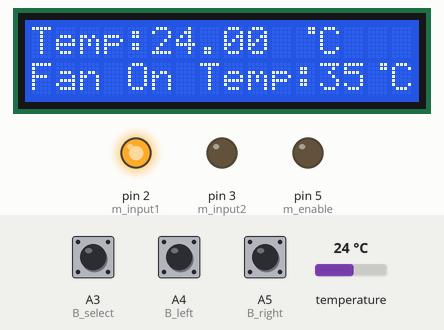
Recording of a sketch running on a simulated Arduino Uno, built with avr-gcc and run on an emulated ATmega328P. Shown: 16×2 character LCD, output pins drawn as LEDs (lit = HIGH). The inputs (shaded band) are chosen by the test bench; at power-on: A3 (B_select) HIGH, temperature 24 °C, A4 (B_left) HIGH, A5 (B_right) HIGH. What the sketch prints to the serial monitor is not drawn.

Above: at 1.2 s.
1.3 s: A3 (B_select) pulled LOW for 3.2 s
At 2.5 s:
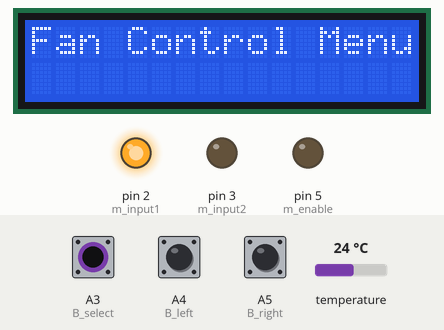
6.0 s: temperature set to 34.4 °C
At 7.6 s:
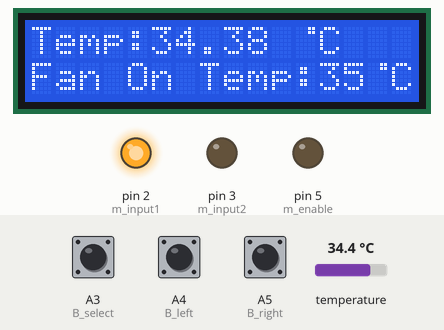
8.7 s: temperature set to 35.4 °C
At 10.8 s:
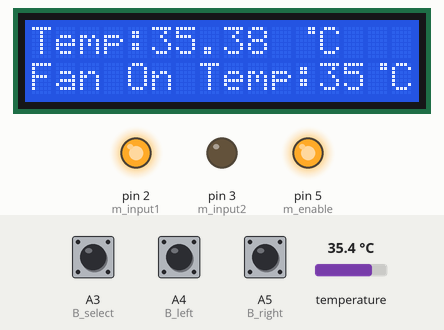
11.3 s: A3 (B_select) pulled LOW for 1.45 s
At 14.5 s:
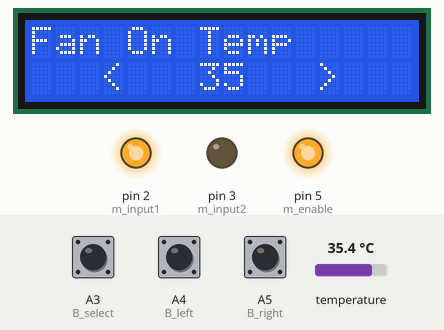
14.8 s: A4 (B_left) pulled LOW for 1.45 s
At 16.9 s:
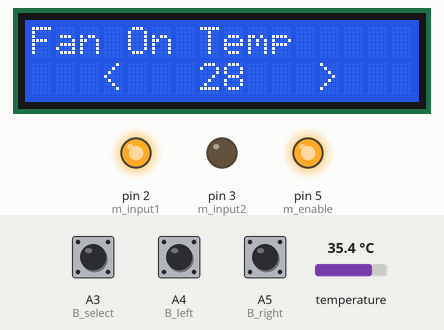
17.7 s: A5 (B_right) pulled LOW for 3.2 s
At 22.0 s:
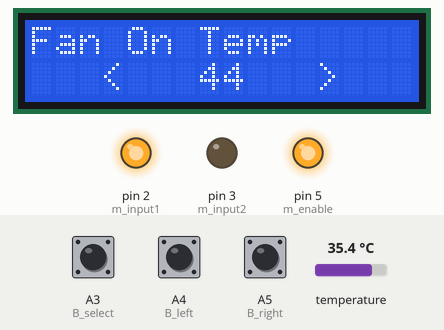
Timing chart, 0 to 23.4 s (numbered marks = the images above; inputs shaded):
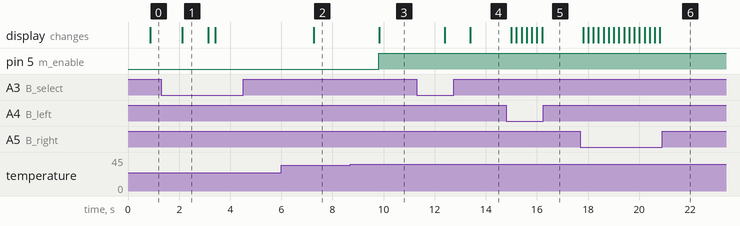

Measured:
- the behaviour switches between 34.9 and 35 °C on temperature (found by bisection; images 2 and 3)
- after the input at 1.3 s, the display: changes after 0.83 s (image 1)
- after the input at 6.0 s, the display: changes after 1.3 s (image 2)
- after the input at 8.7 s, pin 5 (m_enable): LOW → HIGH after 1.1 s; the display: changes after 1.1 s (image 3)
- after the input at 11.3 s, the display: first changes after 1.1 s (image 4 shows a later state)
- after the input at 14.8 s, the display: first changes after 0.20 s (image 5 shows a later state)
- after the input at 17.7 s, the display: first changes after 0.11 s (image 6 shows a later state)

The sketch:

EMI_Project_v3.ino
```cpp
#include <OneWire.h>
#include <DallasTemperature.h>
#include <LiquidCrystal.h>

byte dot[] = {
  B00011,
  B00011,
  B00000,
  B00000,
  B00000,
  B00000,
  B00000,
  B00000
};


#define ONE_WIRE_BUS 4

const int rs = 12, en = 11, d4 = 9, d5 = 8, d6 = 7, d7 = 6;
LiquidCrystal lcd(rs, en, d4, d5, d6, d7);

OneWire oneWire(ONE_WIRE_BUS);

DallasTemperature sensors(&oneWire);

short m_input1 = 2;
short m_input2 = 3;
short m_enable = 5;
short B_select = A3;
short B_left = A4;
short B_right = A5;

//***********************
//short T_sence = A0;
//float temp_in;
//*******************************

float tem;
short temp_cut_off = 35;


void setup(void) {

  Serial.begin(9600);

  pinMode(m_input1, OUTPUT);
  pinMode(m_input2, OUTPUT);
  pinMode(m_enable, OUTPUT);

//****************************
//pinMode(T_sence, INPUT);
//***************************

  pinMode(B_select, INPUT_PULLUP);
  pinMode(B_left, INPUT_PULLUP);
  pinMode(B_right, INPUT_PULLUP);

  sensors.begin();
  lcd.begin(16, 2);
  lcd.createChar(1, dot);

  digitalWrite(m_input1, HIGH);
  digitalWrite(m_input2, LOW);
}

void loop(void) {

  sensors.requestTemperatures();
  tem = (sensors.getTempCByIndex(0));

//********************************************
 // temp_in = analogRead(T_sence);
 // temp_in = temp_in * 0.004882813;
 // tem = (temp_in * 100);
//*******************************************

  //Read value of select button
  if (digitalRead(B_select) == LOW) {
    M_Menu();
  }

  if (tem >= temp_cut_off) {
    digitalWrite(m_enable, HIGH);
  }

  else {
    digitalWrite(m_enable, 0);
  }

  Serial.println("Temperature in Celsius: ");
  Serial.println(tem);

  //Function for print value of sensor in LCD
  Temp_LCD_Print();
  delay(500);
}


//FUnction start
void Temp_LCD_Print(void) {
  sensors.getTempCByIndex(0);
  lcd.setCursor(0, 0);
  lcd.print("Temp:");
  lcd.setCursor(5, 0);
  lcd.print(tem);
  lcd.setCursor(11, 0);
  lcd.write(1);
  lcd.setCursor(12, 0);
  lcd.print("C");

  lcd.setCursor(0, 1);
  lcd.print("Fan On Temp:");
  lcd.setCursor(0, 1);
  lcd.print("Fan On Temp:");
  lcd.setCursor(12, 1);
  lcd.print(temp_cut_off );
  lcd.setCursor(14, 1);
  lcd.write(1);
  lcd.setCursor(15, 1);
  lcd.print("C");
}

void M_Menu(void) {

  lcd.clear();
  lcd.setCursor(0, 0);
  lcd.print("Fan Control Menu");
  delay(1000);
  lcd.clear();

   Fan_On ();

  lcd.clear();
}
//Fan on selection function

int Fan_On(void) {
  lcd.clear();
  lcd.setCursor(0, 0);
  lcd.print("Fan On Temp");
  lcd.setCursor(3, 1);
  lcd.print("<        >");
  lcd.setCursor(7, 1);
  lcd.print(temp_cut_off);

  while (1) {
    if (digitalRead(B_left) == 0) {
      temp_cut_off = temp_cut_off - 1;

      if (temp_cut_off <= 0) { temp_cut_off = 0; }
    }

    else if (digitalRead(B_right) == 0) {
      temp_cut_off = temp_cut_off + 1;

      if (temp_cut_off >= 100) { temp_cut_off = 100; }
    }

    lcd.setCursor(7, 1);
    lcd.print(temp_cut_off);
    delay(200);  //this delay is necessary for functionality

    if (digitalRead(B_select) == 0) {
      break;
    }
  }
  delay(50);
  lcd.clear();
  return 1;
}
```
